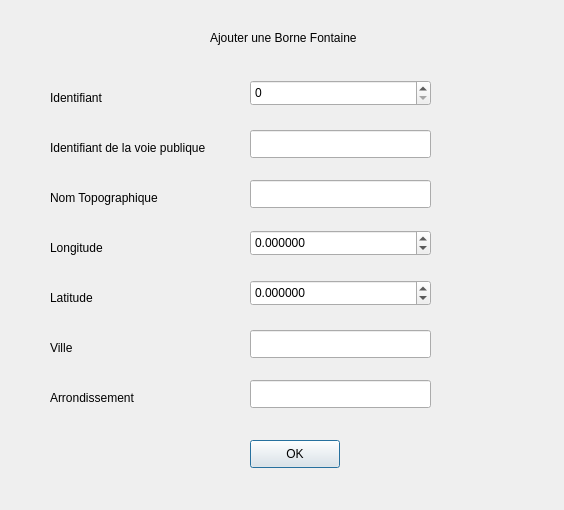
<?xml version="1.0" encoding="UTF-8"?>
<ui version="4.0">
 <class>BorneFontaineAjouter</class>
 <widget class="QDialog" name="BorneFontaineAjouter">
  <property name="geometry">
   <rect>
    <x>0</x>
    <y>0</y>
    <width>564</width>
    <height>510</height>
   </rect>
  </property>
  <property name="windowTitle">
   <string>BorneFontaineAjouter</string>
  </property>
  <widget class="QLabel" name="label">
   <property name="geometry">
    <rect>
     <x>210</x>
     <y>30</y>
     <width>171</width>
     <height>16</height>
    </rect>
   </property>
   <property name="text">
    <string>Ajouter une Borne Fontaine</string>
   </property>
  </widget>
  <widget class="QLabel" name="label_2">
   <property name="geometry">
    <rect>
     <x>50</x>
     <y>90</y>
     <width>71</width>
     <height>16</height>
    </rect>
   </property>
   <property name="text">
    <string>Identifiant</string>
   </property>
  </widget>
  <widget class="QLabel" name="label_3">
   <property name="geometry">
    <rect>
     <x>50</x>
     <y>140</y>
     <width>191</width>
     <height>16</height>
    </rect>
   </property>
   <property name="text">
    <string>Identifiant de la voie publique</string>
   </property>
  </widget>
  <widget class="QLabel" name="label_4">
   <property name="geometry">
    <rect>
     <x>50</x>
     <y>190</y>
     <width>141</width>
     <height>16</height>
    </rect>
   </property>
   <property name="text">
    <string>Nom Topographique</string>
   </property>
  </widget>
  <widget class="QLabel" name="label_5">
   <property name="geometry">
    <rect>
     <x>50</x>
     <y>240</y>
     <width>151</width>
     <height>16</height>
    </rect>
   </property>
   <property name="text">
    <string>Longitude</string>
   </property>
  </widget>
  <widget class="QLabel" name="label_6">
   <property name="geometry">
    <rect>
     <x>50</x>
     <y>290</y>
     <width>151</width>
     <height>16</height>
    </rect>
   </property>
   <property name="text">
    <string>Latitude</string>
   </property>
  </widget>
  <widget class="QLabel" name="label_7">
   <property name="geometry">
    <rect>
     <x>50</x>
     <y>340</y>
     <width>58</width>
     <height>16</height>
    </rect>
   </property>
   <property name="text">
    <string>Ville</string>
   </property>
  </widget>
  <widget class="QLabel" name="label_8">
   <property name="geometry">
    <rect>
     <x>50</x>
     <y>390</y>
     <width>131</width>
     <height>16</height>
    </rect>
   </property>
   <property name="text">
    <string>Arrondissement</string>
   </property>
  </widget>
  <widget class="QLineEdit" name="p_identifiantVoiePublique">
   <property name="geometry">
    <rect>
     <x>250</x>
     <y>130</y>
     <width>181</width>
     <height>28</height>
    </rect>
   </property>
  </widget>
  <widget class="QLineEdit" name="p_nomTopographique">
   <property name="geometry">
    <rect>
     <x>250</x>
     <y>180</y>
     <width>181</width>
     <height>28</height>
    </rect>
   </property>
  </widget>
  <widget class="QLineEdit" name="p_ville">
   <property name="geometry">
    <rect>
     <x>250</x>
     <y>330</y>
     <width>181</width>
     <height>28</height>
    </rect>
   </property>
  </widget>
  <widget class="QLineEdit" name="p_arrondissement">
   <property name="geometry">
    <rect>
     <x>250</x>
     <y>380</y>
     <width>181</width>
     <height>28</height>
    </rect>
   </property>
  </widget>
  <widget class="QPushButton" name="ok">
   <property name="geometry">
    <rect>
     <x>250</x>
     <y>440</y>
     <width>90</width>
     <height>28</height>
    </rect>
   </property>
   <property name="text">
    <string>OK</string>
   </property>
  </widget>
  <widget class="QSpinBox" name="p_identifiant">
   <property name="geometry">
    <rect>
     <x>250</x>
     <y>80</y>
     <width>181</width>
     <height>26</height>
    </rect>
   </property>
   <property name="minimum">
    <number>0</number>
   </property>
   <property name="maximum">
    <number>999999</number>
   </property>
  </widget>
  <widget class="QDoubleSpinBox" name="p_longitude">
   <property name="geometry">
    <rect>
     <x>250</x>
     <y>230</y>
     <width>181</width>
     <height>26</height>
    </rect>
   </property>
   <property name="decimals">
    <number>6</number>
   </property>
   <property name="minimum">
    <double>-180.000000000000000</double>
   </property>
   <property name="maximum">
    <double>180.000000000000000</double>
   </property>
   <property name="singleStep">
    <double>0.010000000000000</double>
   </property>
  </widget>
  <widget class="QDoubleSpinBox" name="p_latitude">
   <property name="geometry">
    <rect>
     <x>250</x>
     <y>280</y>
     <width>181</width>
     <height>26</height>
    </rect>
   </property>
   <property name="decimals">
    <number>6</number>
   </property>
   <property name="minimum">
    <double>-90.000000000000000</double>
   </property>
   <property name="maximum">
    <double>90.000000000000000</double>
   </property>
   <property name="singleStep">
    <double>0.010000000000000</double>
   </property>
  </widget>
 </widget>
 <resources/>
 <connections>
  <connection>
   <sender>ok</sender>
   <signal>clicked()</signal>
   <receiver>BorneFontaineAjouter</receiver>
   <slot>valider()</slot>
   <hints>
    <hint type="sourcelabel">
     <x>294</x>
     <y>453</y>
    </hint>
    <hint type="destinationlabel">
     <x>281</x>
     <y>254</y>
    </hint>
   </hints>
  </connection>
 </connections>
 <slots>
  <slot>valider()</slot>
 </slots>
</ui>
